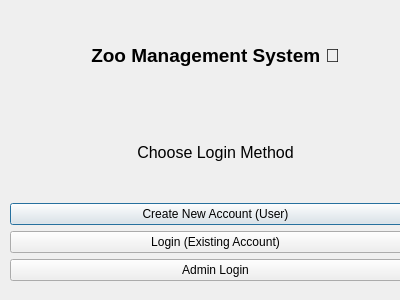
<?xml version="1.0" encoding="UTF-8"?>
<ui version="4.0">
 <class>WelcomeDialog</class>
 <widget class="QDialog" name="WelcomeDialog">
  <property name="geometry">
   <rect>
    <x>0</x>
    <y>0</y>
    <width>400</width>
    <height>300</height>
   </rect>
  </property>
  <property name="minimumSize">
   <size>
    <width>0</width>
    <height>0</height>
   </size>
  </property>
  <property name="windowTitle">
   <string>أهلاً بك</string>
  </property>
  <widget class="QWidget" name="verticalLayoutWidget">
   <property name="geometry">
    <rect>
     <x>10</x>
     <y>10</y>
     <width>411</width>
     <height>271</height>
    </rect>
   </property>
   <layout class="QVBoxLayout" name="verticalLayout">
    <item>
     <widget class="QLabel" name="labelWelcome">
      <property name="font">
       <font>
        <pointsize>14</pointsize>
        <bold>true</bold>
       </font>
      </property>
      <property name="text">
       <string>Zoo Management System 🦁</string>
      </property>
      <property name="alignment">
       <set>Qt::AlignmentFlag::AlignCenter</set>
      </property>
     </widget>
    </item>
    <item>
     <widget class="QLabel" name="labelSubtitle">
      <property name="font">
       <font>
        <pointsize>12</pointsize>
       </font>
      </property>
      <property name="text">
       <string>Choose Login Method</string>
      </property>
      <property name="alignment">
       <set>Qt::AlignmentFlag::AlignCenter</set>
      </property>
     </widget>
    </item>
    <item>
     <layout class="QVBoxLayout" name="verticalLayout_2">
      <item>
       <widget class="QPushButton" name="btnRegister">
        <property name="text">
         <string>Create New Account (User)</string>
        </property>
        <property name="icon">
         <iconset resource="resources.qrc">
          <normaloff>:/icons/icons/sign-up-svgrepo-com.svg</normaloff>:/icons/icons/sign-up-svgrepo-com.svg</iconset>
        </property>
        <property name="iconSize">
         <size>
          <width>20</width>
          <height>45</height>
         </size>
        </property>
       </widget>
      </item>
      <item>
       <widget class="QPushButton" name="btnLogin">
        <property name="text">
         <string>Login (Existing Account)</string>
        </property>
        <property name="icon">
         <iconset resource="resources.qrc">
          <normaloff>:/icons/icons/log-in-svgrepo-com.svg</normaloff>:/icons/icons/log-in-svgrepo-com.svg</iconset>
        </property>
        <property name="iconSize">
         <size>
          <width>20</width>
          <height>45</height>
         </size>
        </property>
       </widget>
      </item>
      <item>
       <widget class="QPushButton" name="btnAdminLogin">
        <property name="text">
         <string>Admin Login</string>
        </property>
        <property name="iconSize">
         <size>
          <width>20</width>
          <height>45</height>
         </size>
        </property>
       </widget>
      </item>
     </layout>
    </item>
   </layout>
  </widget>
 </widget>
 <resources>
  <include location="resources.qrc"/>
 </resources>
 <connections/>
</ui>
